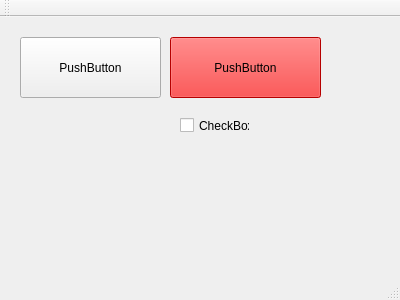
<?xml version="1.0" encoding="UTF-8"?>
<ui version="4.0">
 <class>MainWindow</class>
 <widget class="QMainWindow" name="MainWindow">
  <property name="geometry">
   <rect>
    <x>0</x>
    <y>0</y>
    <width>400</width>
    <height>300</height>
   </rect>
  </property>
  <property name="windowTitle">
   <string>MainWindow</string>
  </property>
  <widget class="QWidget" name="centralWidget">
   <widget class="QPushButton" name="pushButton">
    <property name="geometry">
     <rect>
      <x>20</x>
      <y>20</y>
      <width>141</width>
      <height>61</height>
     </rect>
    </property>
    <property name="text">
     <string>PushButton</string>
    </property>
   </widget>
   <widget class="QPushButton" name="pushButton_2">
    <property name="geometry">
     <rect>
      <x>170</x>
      <y>20</y>
      <width>151</width>
      <height>61</height>
     </rect>
    </property>
    <property name="autoFillBackground">
     <bool>true</bool>
    </property>
    <property name="styleSheet">
     <string notr="true">background-color :  red; </string>
    </property>
    <property name="text">
     <string>PushButton</string>
    </property>
   </widget>
   <widget class="QCheckBox" name="checkBox">
    <property name="geometry">
     <rect>
      <x>180</x>
      <y>100</y>
      <width>70</width>
      <height>17</height>
     </rect>
    </property>
    <property name="text">
     <string>CheckBox</string>
    </property>
   </widget>
  </widget>
  <widget class="QMenuBar" name="menuBar">
   <property name="geometry">
    <rect>
     <x>0</x>
     <y>0</y>
     <width>400</width>
     <height>21</height>
    </rect>
   </property>
  </widget>
  <widget class="QToolBar" name="mainToolBar">
   <attribute name="toolBarArea">
    <enum>TopToolBarArea</enum>
   </attribute>
   <attribute name="toolBarBreak">
    <bool>false</bool>
   </attribute>
  </widget>
  <widget class="QStatusBar" name="statusBar"/>
 </widget>
 <layoutdefault spacing="6" margin="11"/>
 <resources/>
 <connections/>
</ui>
